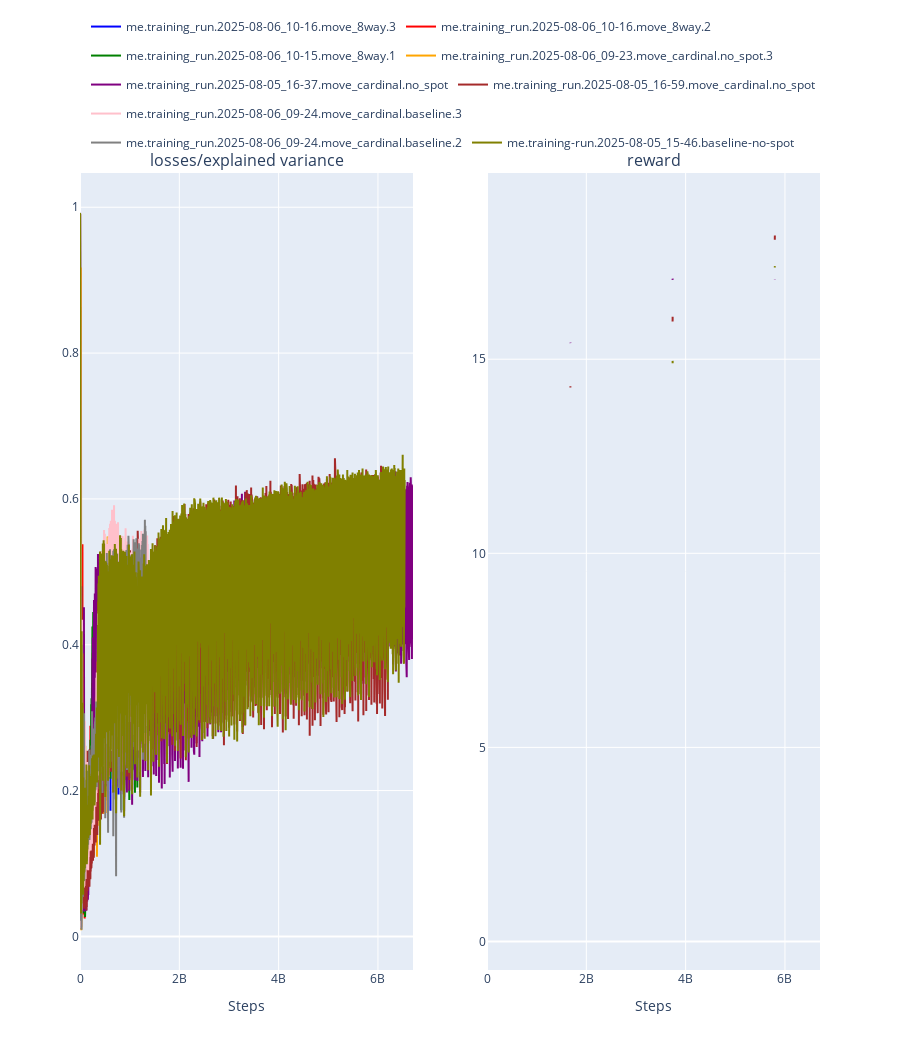

The cell this chart's notebook holds for it:
### Markdown cell above
## Analyze Metrics

### Code cell
# Plot overview metrics for all fetched runs
if not metrics_dfs:
    print("No metrics data available. Please fetch metrics first.")
else:
    print(f"Plotting metrics for {len(metrics_dfs)} runs")

    # Find common metrics across all runs
    all_columns = set()
    for _, df in metrics_dfs.items():
        all_columns.update(df.columns)

    columns = ["overview/reward", "losses/explained_variance"]
    plot_cols = []

    for col in all_columns:
        if col not in columns:
            continue
        # Check if this column exists in at least one run with numeric data
        has_numeric_data = False
        for df in metrics_dfs.values():
            if col in df.columns and pd.api.types.is_numeric_dtype(df[col]) and df[col].nunique() > 1:
                has_numeric_data = True
                break
        if has_numeric_data:
            plot_cols.append(col)

    if not plot_cols:
        print("No plottable metrics found")
    else:
        # Calculate grid dimensions
        n_metrics = len(plot_cols)
        n_cols = min(3, n_metrics)  # Max 3 columns
        n_rows = (n_metrics + n_cols - 1) // n_cols

        # Create subplots
        fig = make_subplots(
            rows=n_rows,
            cols=n_cols,
            subplot_titles=[col.replace("overview/", "").replace("_", " ") for col in plot_cols],
            vertical_spacing=0.08,
            horizontal_spacing=0.1,
        )

        # Color palette for different runs
        colors = ["blue", "red", "green", "orange", "purple", "brown", "pink", "gray", "olive", "cyan"]

        # Add traces for each metric and each run
        for idx, col in enumerate(plot_cols):
            row = (idx // n_cols) + 1
            col_idx = (idx % n_cols) + 1

            # Plot each run for this metric
            for run_idx, (run_name, df) in enumerate(metrics_dfs.items()):
                if col in df.columns and "_step" in df.columns:
                    color = colors[run_idx % len(colors)]

                    # Only show legend on first subplot to avoid clutter
                    show_legend = idx == 0

                    fig.add_trace(
                        go.Scatter(
                            x=df["_step"],
                            y=df[col],
                            mode="lines",
                            name=run_name,
                            line=dict(color=color, width=2),
                            showlegend=show_legend,
                            legendgroup=run_name,  # Group all traces from same run
                        ),
                        row=row,
                        col=col_idx,
                    )

        # Update layout
        runs_text = "run" if len(metrics_dfs) == 1 else "runs"
        fig.update_layout(
            height=1050 * n_rows,
            showlegend=True,
            legend=dict(orientation="h", yanchor="bottom", y=1.02, xanchor="right", x=1),
        )

        # Update x-axes labels for bottom row
        for col_idx in range(1, min(n_cols, n_metrics) + 1):
            fig.update_xaxes(title_text="Steps", row=n_rows, col=col_idx)

        fig.show()

### Figure 1 — Plotly figure (JSON) as saved in the notebook; plotly's stock layout.template omitted (floating-point values rounded to 4 significant figures; data arrays with more than 128 entries replaced by an {"elided": "..."} marker saying what was removed)
{"data": [{"legendgroup": "me.training_run.2025-08-06_10-16.move_8way.3", "line": {"color": "blue", "width": 2}, "mode": "lines", "name": "me.training_run.2025-08-06_10-16.move_8way.3", "showlegend": true, "type": "scatter", "x": {"elided": "1095 int values"}, "xaxis": "x", "y": {"elided": "1095 float values"}, "yaxis": "y"}, {"legendgroup": "me.training_run.2025-08-06_10-16.move_8way.2", "line": {"color": "red", "width": 2}, "mode": "lines", "name": "me.training_run.2025-08-06_10-16.move_8way.2", "showlegend": true, "type": "scatter", "x": {"elided": "1130 int values"}, "xaxis": "x", "y": {"elided": "1130 float values"}, "yaxis": "y"}, {"legendgroup": "me.training_run.2025-08-06_10-15.move_8way.1", "line": {"color": "green", "width": 2}, "mode": "lines", "name": "me.training_run.2025-08-06_10-15.move_8way.1", "showlegend": true, "type": "scatter", "x": {"elided": "1129 int values"}, "xaxis": "x", "y": {"elided": "1129 float values"}, "yaxis": "y"}, {"legendgroup": "me.training_run.2025-08-06_09-23.move_cardinal.no_spot.3", "line": {"color": "orange", "width": 2}, "mode": "lines", "name": "me.training_run.2025-08-06_09-23.move_cardinal.no_spot.3", "showlegend": true, "type": "scatter", "x": {"elided": "1001 float values"}, "xaxis": "x", "y": {"elided": "1001 float values"}, "yaxis": "y"}, {"legendgroup": "me.training_run.2025-08-05_16-37.move_cardinal.no_spot", "line": {"color": "purple", "width": 2}, "mode": "lines", "name": "me.training_run.2025-08-05_16-37.move_cardinal.no_spot", "showlegend": true, "type": "scatter", "x": {"elided": "6523 int values"}, "xaxis": "x", "y": {"elided": "6523 float values"}, "yaxis": "y"}, {"legendgroup": "me.training_run.2025-08-05_16-59.move_cardinal.no_spot", "line": {"color": "brown", "width": 2}, "mode": "lines", "name": "me.training_run.2025-08-05_16-59.move_cardinal.no_spot", "showlegend": true, "type": "scatter", "x": {"elided": "6043 int values"}, "xaxis": "x", "y": {"elided": "6043 float values"}, "yaxis": "y"}, {"legendgroup": "me.training_run.2025-08-06_09-24.move_cardinal.baseline.3", "line": {"color": "pink", "width": 2}, "mode": "lines", "name": "me.training_run.2025-08-06_09-24.move_cardinal.baseline.3", "showlegend": true, "type": "scatter", "x": {"elided": "1329 int values"}, "xaxis": "x", "y": {"elided": "1329 float values"}, "yaxis": "y"}, {"legendgroup": "me.training_run.2025-08-06_09-24.move_cardinal.baseline.2", "line": {"color": "gray", "width": 2}, "mode": "lines", "name": "me.training_run.2025-08-06_09-24.move_cardinal.baseline.2", "showlegend": true, "type": "scatter", "x": {"elided": "1288 int values"}, "xaxis": "x", "y": {"elided": "1288 float values"}, "yaxis": "y"}, {"legendgroup": "me.training-run.2025-08-05_15-46.baseline-no-spot", "line": {"color": "olive", "width": 2}, "mode": "lines", "name": "me.training-run.2025-08-05_15-46.baseline-no-spot", "showlegend": true, "type": "scatter", "x": {"elided": "6360 int values"}, "xaxis": "x", "y": {"elided": "6360 float values"}, "yaxis": "y"}, {"legendgroup": "me.training_run.2025-08-06_10-16.move_8way.3", "line": {"color": "blue", "width": 2}, "mode": "lines", "name": "me.training_run.2025-08-06_10-16.move_8way.3", "showlegend": false, "type": "scatter", "x": {"elided": "1095 int values"}, "xaxis": "x2", "y": {"elided": "1095 float values"}, "yaxis": "y2"}, {"legendgroup": "me.training_run.2025-08-06_10-16.move_8way.2", "line": {"color": "red", "width": 2}, "mode": "lines", "name": "me.training_run.2025-08-06_10-16.move_8way.2", "showlegend": false, "type": "scatter", "x": {"elided": "1130 int values"}, "xaxis": "x2", "y": {"elided": "1130 float values"}, "yaxis": "y2"}, {"legendgroup": "me.training_run.2025-08-06_10-15.move_8way.1", "line": {"color": "green", "width": 2}, "mode": "lines", "name": "me.training_run.2025-08-06_10-15.move_8way.1", "showlegend": false, "type": "scatter", "x": {"elided": "1129 int values"}, "xaxis": "x2", "y": {"elided": "1129 float values"}, "yaxis": "y2"}, {"legendgroup": "me.training_run.2025-08-06_09-23.move_cardinal.no_spot.3", "line": {"color": "orange", "width": 2}, "mode": "lines", "name": "me.training_run.2025-08-06_09-23.move_cardinal.no_spot.3", "showlegend": false, "type": "scatter", "x": {"elided": "1001 float values"}, "xaxis": "x2", "y": {"elided": "1001 float values"}, "yaxis": "y2"}, {"legendgroup": "me.training_run.2025-08-05_16-37.move_cardinal.no_spot", "line": {"color": "purple", "width": 2}, "mode": "lines", "name": "me.training_run.2025-08-05_16-37.move_cardinal.no_spot", "showlegend": false, "type": "scatter", "x": {"elided": "6523 int values"}, "xaxis": "x2", "y": {"elided": "6523 float values"}, "yaxis": "y2"}, {"legendgroup": "me.training_run.2025-08-05_16-59.move_cardinal.no_spot", "line": {"color": "brown", "width": 2}, "mode": "lines", "name": "me.training_run.2025-08-05_16-59.move_cardinal.no_spot", "showlegend": false, "type": "scatter", "x": {"elided": "6043 int values"}, "xaxis": "x2", "y": {"elided": "6043 float values"}, "yaxis": "y2"}, {"legendgroup": "me.training_run.2025-08-06_09-24.move_cardinal.baseline.3", "line": {"color": "pink", "width": 2}, "mode": "lines", "name": "me.training_run.2025-08-06_09-24.move_cardinal.baseline.3", "showlegend": false, "type": "scatter", "x": {"elided": "1329 int values"}, "xaxis": "x2", "y": {"elided": "1329 float values"}, "yaxis": "y2"}, {"legendgroup": "me.training_run.2025-08-06_09-24.move_cardinal.baseline.2", "line": {"color": "gray", "width": 2}, "mode": "lines", "name": "me.training_run.2025-08-06_09-24.move_cardinal.baseline.2", "showlegend": false, "type": "scatter", "x": {"elided": "1288 int values"}, "xaxis": "x2", "y": {"elided": "1288 float values"}, "yaxis": "y2"}, {"legendgroup": "me.training-run.2025-08-05_15-46.baseline-no-spot", "line": {"color": "olive", "width": 2}, "mode": "lines", "name": "me.training-run.2025-08-05_15-46.baseline-no-spot", "showlegend": false, "type": "scatter", "x": {"elided": "6360 int values"}, "xaxis": "x2", "y": {"elided": "6360 float values"}, "yaxis": "y2"}], "layout": {"annotations": [{"font": {"size": 16}, "showarrow": false, "text": "losses/explained variance", "x": 0.225, "xanchor": "center", "xref": "paper", "y": 1, "yanchor": "bottom", "yref": "paper"}, {"font": {"size": 16}, "showarrow": false, "text": "reward", "x": 0.775, "xanchor": "center", "xref": "paper", "y": 1, "yanchor": "bottom", "yref": "paper"}], "height": 1050, "legend": {"orientation": "h", "x": 1, "xanchor": "right", "y": 1.02, "yanchor": "bottom"}, "showlegend": true, "xaxis": {"anchor": "y", "domain": [0, 0.45], "title": {"text": "Steps"}}, "xaxis2": {"anchor": "y2", "domain": [0.55, 1], "title": {"text": "Steps"}}, "yaxis": {"anchor": "x", "domain": [0, 1]}, "yaxis2": {"anchor": "x2", "domain": [0, 1]}}}
